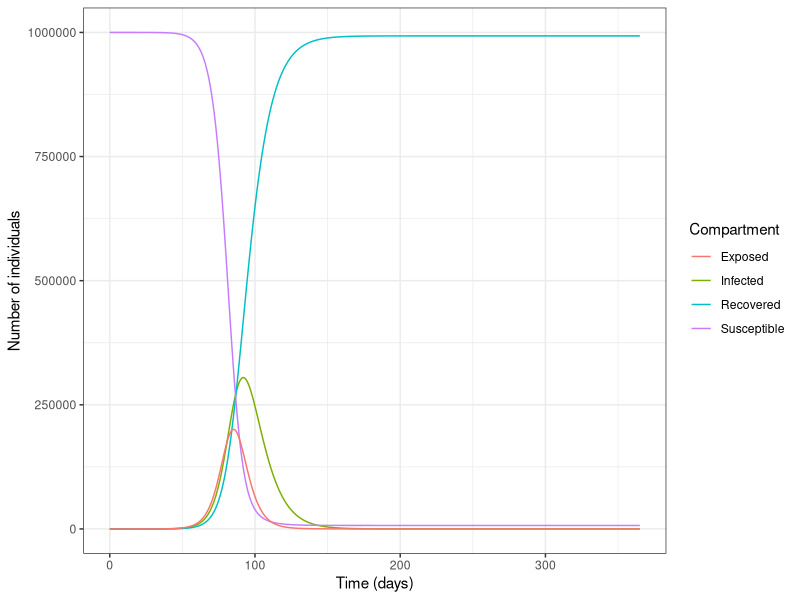

The R script that drew this image:
## ---- chunk 1
library(deSolve)

# Define parameters
N <- 1e6  # Total population
beta <- 0.5  # Transmission rate
gamma <- 0.1  # Recovery rate
t_exp <- 5  # Latent period

# Initial conditions
init <- c(S = N - 1, E = 1, I = 0, R = 0)

# Define the SEIR model
seir_model <- function(t, y, parameters) {
  with(as.list(y), {
    dS <- -beta * S * I / N
    dE <- beta * S * I / N - (1 / t_exp) * E
    dI <- (1 / t_exp) * E - gamma * I
    dR <- gamma * I
    return(list(c(dS, dE, dI, dR)))
  })
}
## ---- chunk 2
# Solve the ODEs
times <- seq(0, 365, by = 1)
result <- ode(y = init, times = times, func = seir_model)

# Plot the results
library(ggplot2)
ggplot(as.data.frame(result), aes(time, I, color = "Infected")) +
  geom_line() +
  geom_line(aes(time, R, color = "Recovered")) +
  geom_line(aes(time, S, color = "Susceptible")) +
  geom_line(aes(time, E, color = "Exposed")) +
  scale_color_discrete(name = "Compartment") +
  labs(x = "Time (days)", y = "Number of individuals") +
  theme_bw()
